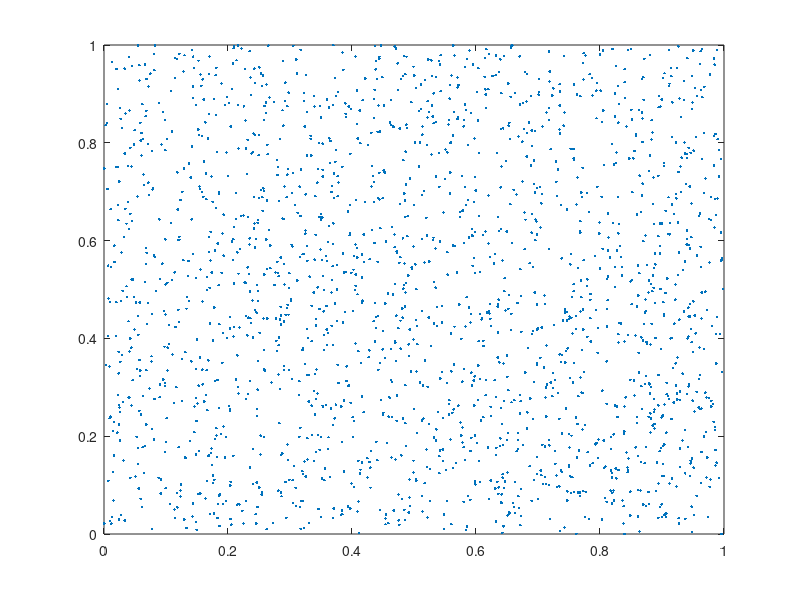
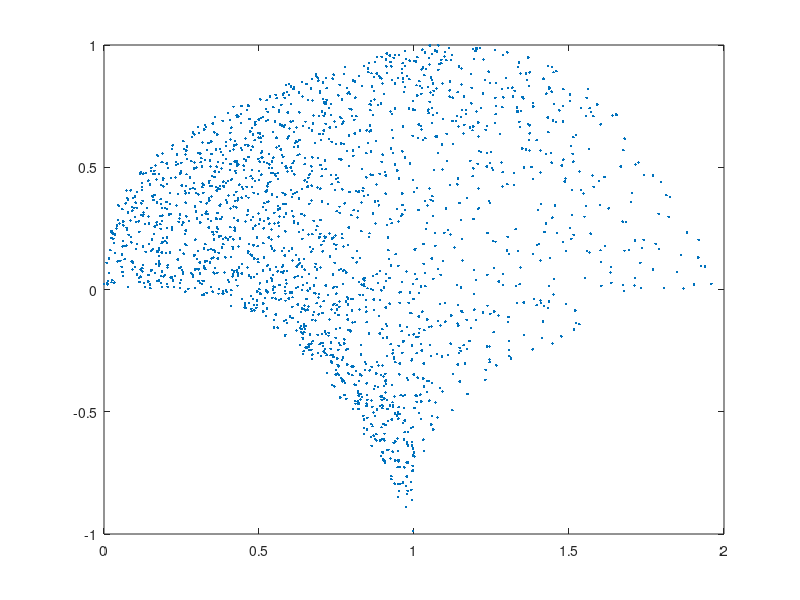

Source code (MATLAB) for these figures, in order: (Note: this script raises an error after producing the figures.)
% this code simulates the data from "Non LInear INdependent Component
% Analysis"

clear all
close all

%% define parameters
N = 2000;
dim = 2;
Nc = 200;
dt = 0.01;

%% do simulations

x = rand(N, dim);

f = @(x) [x(:,1)+x(:,2).^3 x(:,2)-x(:,1).^3];
y = f(x);

%% plot results

% plot variables, color by time
figure;
plot(x(:,1),x(:,2),'.')

figure;
plot(y(:,1),y(:,2),'.')

%% calculate clouds

xclouds = dt * randn(Nc, dim, N);
for i=1:N
    xclouds(:,:,i) = repmat(x(i,:), Nc, 1) + xclouds(:,:,i);
end
ind = find(xclouds > 1);
xclouds(ind) = 2 - xclouds(ind);
ind = find(xclouds < 0);
xclouds(ind) = -xclouds(ind);

yclouds = zeros(size(xclouds));
for i=1:N
    yclouds(:,:,i) = f(xclouds(:,:,i));
end

%% calculate inverse covariances
[inv_c, ~, ranks] = covariances2(yclouds, dim);

%% NIV
if size(y,1) > 4000
    disp('Too much data; NIV will fail')
    return
end
neigs = 10;
[V, D] = NIV(y, inv_c, 0, neigs, 0);

figure;
scatter(x(:,1),x(:,2),200,V(:,2),'.')

figure;
scatter(x(:,1),x(:,2),200,V(:,3),'.')

%% dmaps
W = squareform(pdist(y)).^2;
[V, D] = dmaps(W, median(W(:)), neigs);

figure;
scatter(x(:,1),x(:,2),200,V(:,2),'.')

figure;
scatter(x(:,1),x(:,2),200,V(:,3),'.')

%% do simulation with noise

dim = 3;

x = zeros(N, dim);
x(:, 1:2) = rand(N, 2);

f = @(x) [x(:,1)+x(:,2).^3 x(:,2)-x(:,1).^3 x(:,3)];

y = f(x);

%% do simulations

xclouds = zeros(Nc, dim, N);

drift = @(t, x) zeros(dim, 1);
diffn = @(t, x) [1 0 0; 0 1 0; 0 0 100];
    
dt = dt/Nc;

for i=1:N
    SDE = sde(drift, diffn, 'StartState', x(i,:));
    [xclouds(:,:,i), ~, ~] = SDE.simulate(Nc, 'DeltaTime', dt);
end


